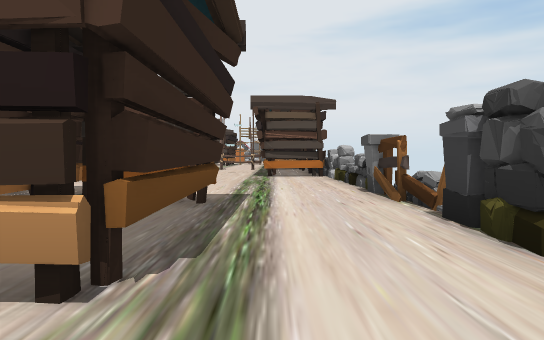
View 1 (above)

16 first-person views from a walk through a scene from a Unity 3-D project. The camera is 0.59 m above the floor, tilts 2° down and sees 70° across. The floor is counted in squares, 1 m on a side. Each view is taken from the middle of a square. On the plan, view 1 faces up. The plan holds only what a view shows up to about 10 squares ahead; the rest is blank. The place goes on beyond the plan. The player is left out. Some animated figures are left out. Some surface patterns are stand-ins.

View 2
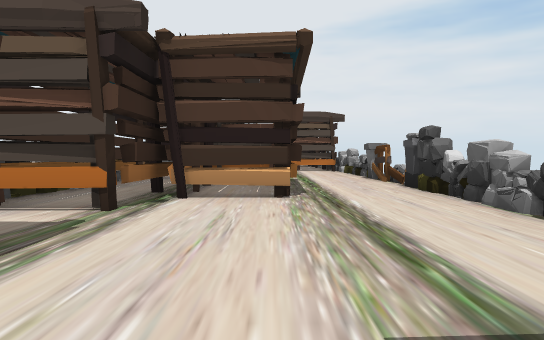

View 3
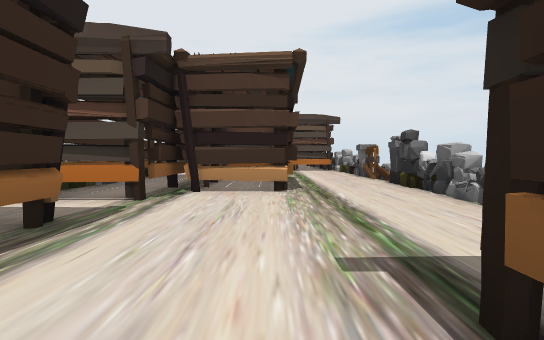

View 4
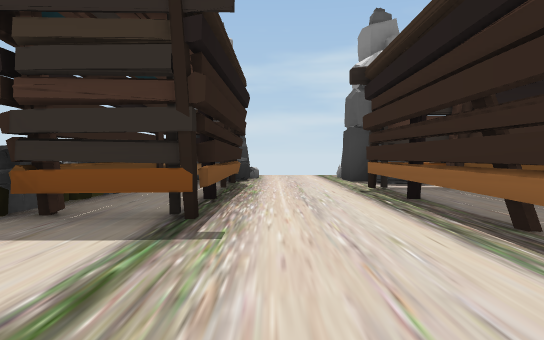

View 5
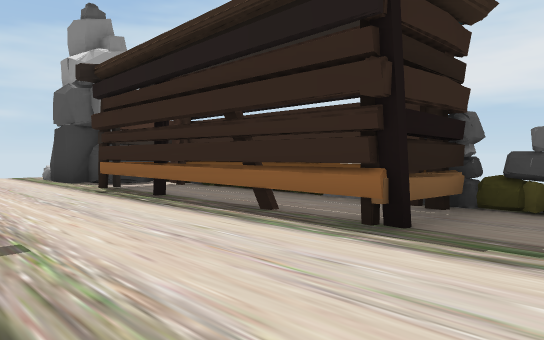

View 6
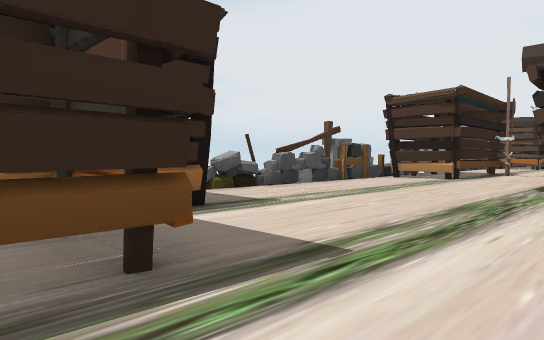

View 7
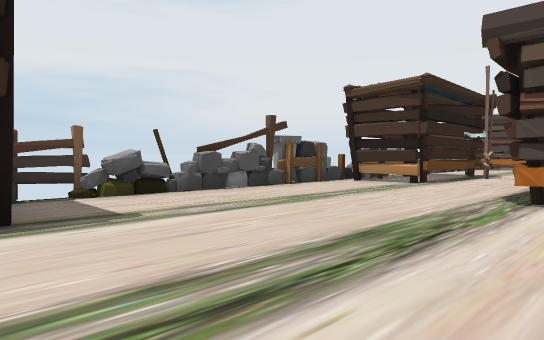

View 8
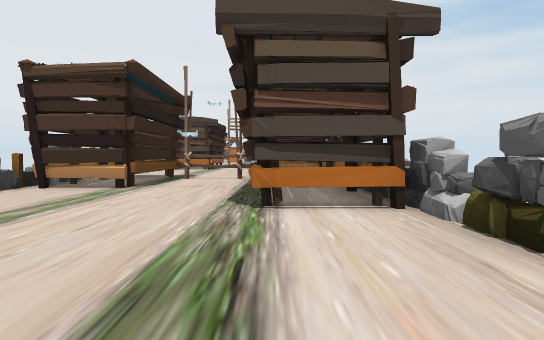

View 9
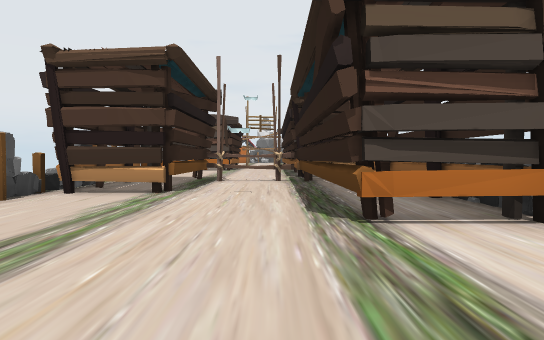

View 10
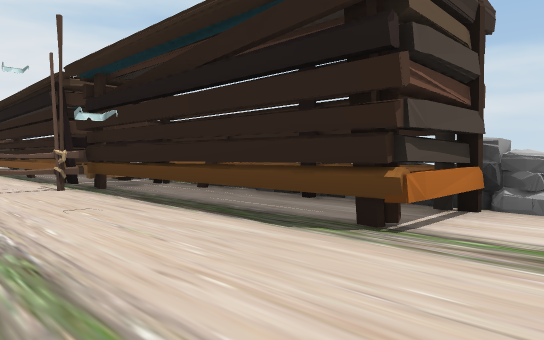

View 11
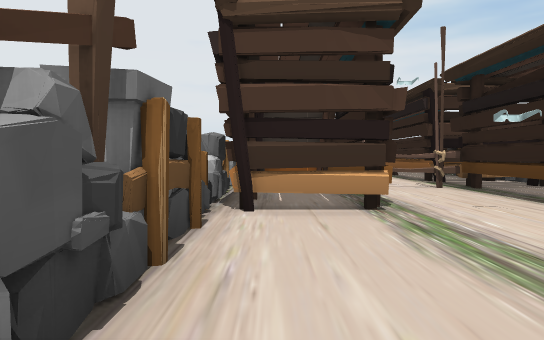

View 12
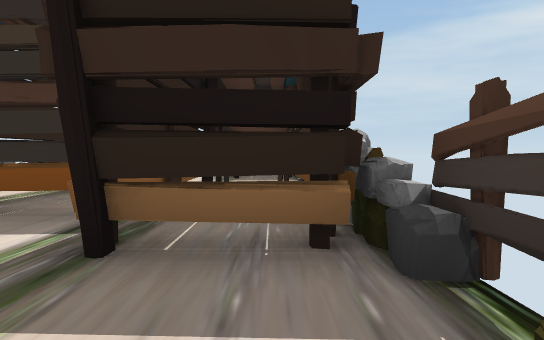

View 13
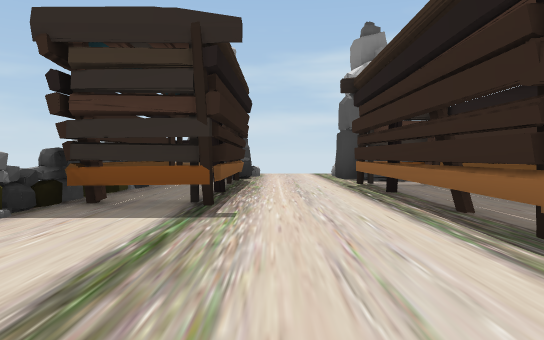

View 14
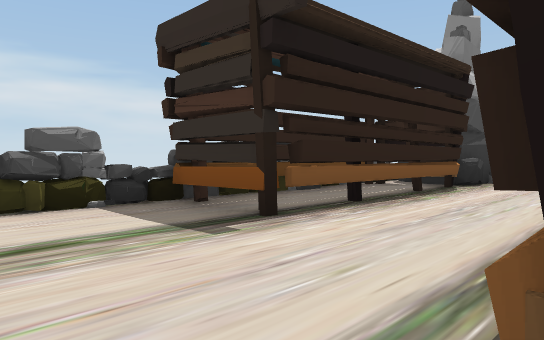

View 15
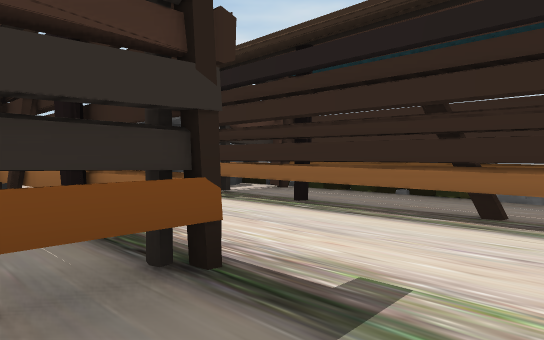

View 16
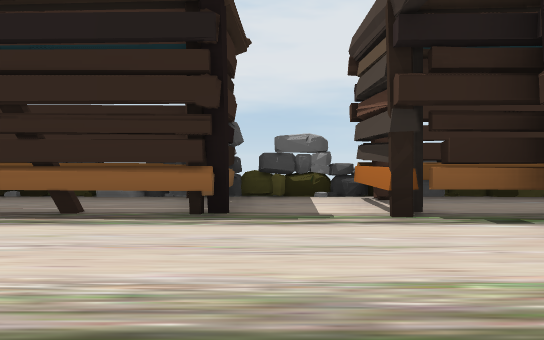

### Floor plan
Key: @ floor where view 1 was taken; # wall or solid block; x gap in a wall; . floor; = window, fence, low wall or low ledge; ^ raised ledge; T thing the floor can be seen under or through; O other object.
Columns run from 5 left of view 1 to 2 right of it. Each row starts with its distance up from view 1.
 20      #
 19     .#O#
 18 ^OO==OO
 17 #OO..##^
 16 #OO..##^
 15 OOO..##^
 14 ^.OO.##^
 13 #....##^
 12 #....#OO
 11 #......O
 10 ^......O
  9 ^......O
  8 #......O
  7 #......O
  6 ^O#....#
  5 ###OO..^
  4 O##OO..x
  3 O##OO..#
  2 O##OO..O
  1 O##....O
  0 OO...@.O
 -1 O......O
 -2 OOT....O
 -3 #.T....O
 -4 O.T..#OO
 -5 O=T..##O
 -6 O=#..##O
 -7 #O#..##O
 -8 OO...##O
 -9 OO...#O^
-10  OO..OO
-11   O..OO
-12      OO

Where each view was taken, in squares from view 1:
view 1: 0 up, 0 right, facing up
view 2: 4 down, 1 left, facing up
view 3: 5 down, 1 left, facing up
view 4: 0 up, 1 left, facing down
view 5: 0 up, 0 right, facing down-left
view 6: 4 up, 1 right, facing up-left
view 7: 6 up, 1 right, facing up-left
view 8: 7 up, 0 right, facing up
view 9: 8 up, 1 left, facing up
view 10: 10 up, 3 left, facing up-right
view 11: 10 up, 4 left, facing up
view 12: 9 up, 4 left, facing down
view 13: 1 up, 1 left, facing down
view 14: 1 down, 3 left, facing down-right
view 15: 2 down, 1 right, facing down-left
view 16: 1 down, 1 right, facing left
